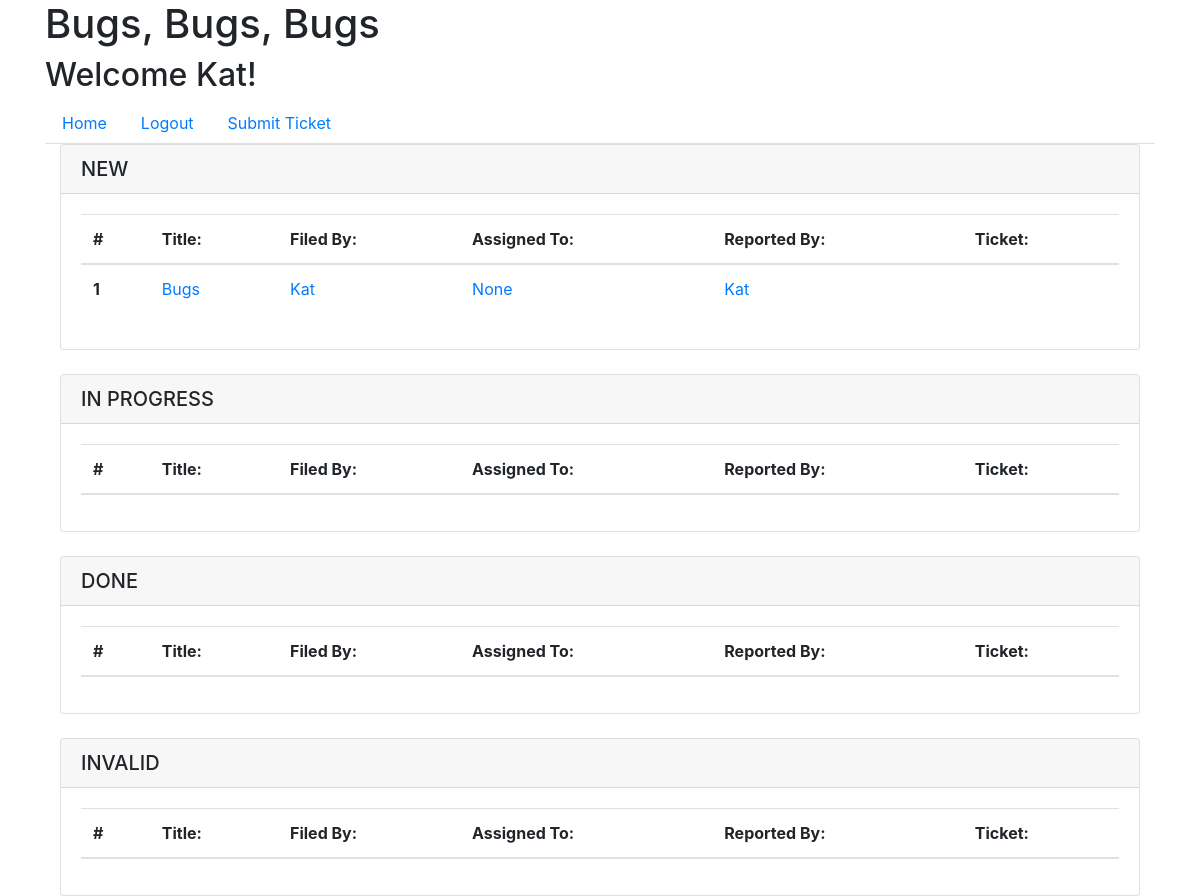
/ (signed in), run on the app's committed database.
### bugs_app/models.py (models this page shows, shortened)
class MyUser(AbstractUser):
  pass

class Ticket(models.Model):
  NEW = 'NEW'
  IN_PROGRESS = 'IN PROGRESS'
  DONE = 'DONE'
  INVALID = 'INVALID'
  TICKET_STATUS_LABELS = [
    (NEW, 'New'),
    (IN_PROGRESS, 'In Progress'),
    (DONE, 'Done'),
    (INVALID, 'Invalid'),
  ]
  title = models.CharField(max_length=100)
  date_time = models.DateTimeField(default=timezone.now)
  description = models.TextField()
  filed_by = models.ForeignKey(MyUser, on_delete=models.CASCADE)
  current_ticket_process = models.CharField(
    max_length=20,
    default="NEW",
    choices=TICKET_STATUS_LABELS,
  )
  assigned_to = models.ForeignKey(MyUser, on_delete=models.CASCADE, related_name='assigned_user', null=True, blank=True)
  completed_by = models.ForeignKey(MyUser, on_delete=models.CASCADE, related_name='completed_user', null=True, blank=True)

### bugs_app/views.py (the view)
# urls.py: path('', views.index, name='home'),
def index(request):
  new_ticket = Ticket.objects.filter(current_ticket_process='NEW')
  in_progress_ticket = Ticket.objects.filter(current_ticket_process="IN PROGRESS")
  done_ticket = Ticket.objects.filter(current_ticket_process='DONE')
  invalid_ticket = Ticket.objects.filter(current_ticket_process='INVALID')
  return render(
    request,
    'index.html',
    {
      'new_ticket': new_ticket,
      'in_progress_ticket': in_progress_ticket,
      'done_ticket': done_ticket,
      'invalid_ticket': invalid_ticket,
    }
  )

### templates/index.html (shortened to what this page needs)
{% extends 'base.html' %}
{% block content %}
  <h1>Bugs, Bugs, Bugs</h1>
  <h2>Welcome {{ user }}!</h2>
  <ul class="nav nav-tabs">
    <li class="nav-item">
        <a class="nav-link" href="/">Home</a>
    </li>
    {% if request.user.is_authenticated %}
      <li class="nav-item"><a class="nav-link" href="/logout/">Logout</a></li>
      <li class="nav-item justify-content-end"><a class="nav-link" href="/submit/">Submit Ticket</a></li>
    {% else %}
      <li class="nav-item"><a class="nav-link" href="/login/">Login</a></li>
    {% endif %}
  </ul>
  <div class="container">
    <div class="card">
        <h5 class="card-header">NEW</h5>
        <div class="card-body">
            <table class="table table-hover">
                <thead>
                    <tr>
                        <th scope="col">#</th>
                        <th scope="col">Title: </th>
                        <th scope="col">Filed By: </th>
                        <th scope="col">Assigned To: </th>
                        <th scope="col">Reported By: </th>
                        <th scope="col">Ticket: </th>
                    </tr>
                </thead>
                <tbody>
                    {% for ticket in new_ticket %}
                    <tr>
                        <th scope="row">{{ticket.id}}</th>
                        <td><a href="/ticket/{{ticket.id}}" class="card-link">{{ ticket.title }}</a></td>
                        <td><a href="/ticket/{{ticket.filed_by}}" class="card-link">{{ ticket.filed_by }}</a></td>
                        <td><a href="/user/{{ticket.assigned_to}}" class="card-link">{{ ticket.assigned_to }}</a></td>
                        <td><a href="/user/{{ticket.filed_by.username}}" class="card-link">{{ ticket.filed_by }}</a></td>
                        <td>{{ ticket.date }}</td>
                    </tr>
                    {% endfor %}
                </tbody>
            </table>
        </div>
    </div>
    <br>
    <div class="card">
        <h5 class="card-header">IN PROGRESS</h5>
        <div class="card-body">
            <table class="table table-hover">
                <thead>
                    <tr>
                        <th scope="col">#</th>
                        <th scope="col">Title: </th>
                        <th scope="col">Filed By: </th>
                        <th scope="col">Assigned To: </th>
                        <th scope="col">Reported By: </th>
                        <th scope="col">Ticket: </th>
                    </tr>
                </thead>
            </table>
        </div>
    </div>
    <br>
    <div class="card">
        <h5 class="card-header">DONE</h5>
        <div class="card-body">
            <table class="table table-hover">
                <thead>
                    <tr>
                        <th scope="col">#</th>
                        <th scope="col">Title: </th>
                        <th scope="col">Filed By: </th>
                        <th scope="col">Assigned To: </th>
                        <th scope="col">Reported By: </th>
                        <th scope="col">Ticket: </th>
                    </tr>
                </thead>
            </table>
        </div>
    </div>
    <br>
    <div class="card">
        <h5 class="card-header">INVALID</h5>
        <div class="card-body">
            <table class="table table-hover">
                <thead>
                    <tr>
                        <th scope="col">#</th>
                        <th scope="col">Title: </th>
                        <th scope="col">Filed By: </th>
                        <th scope="col">Assigned To: </th>
                        <th scope="col">Reported By: </th>
                        <th scope="col">Ticket: </th>
                    </tr>
                </thead>
            </table>
        </div>
    </div>
{% endblock content %}

### data on the page
MyUser: is_active+password+username "Kat"
Ticket: id "1", title "Bugs", filed_by "Kat", assigned_to "None"
